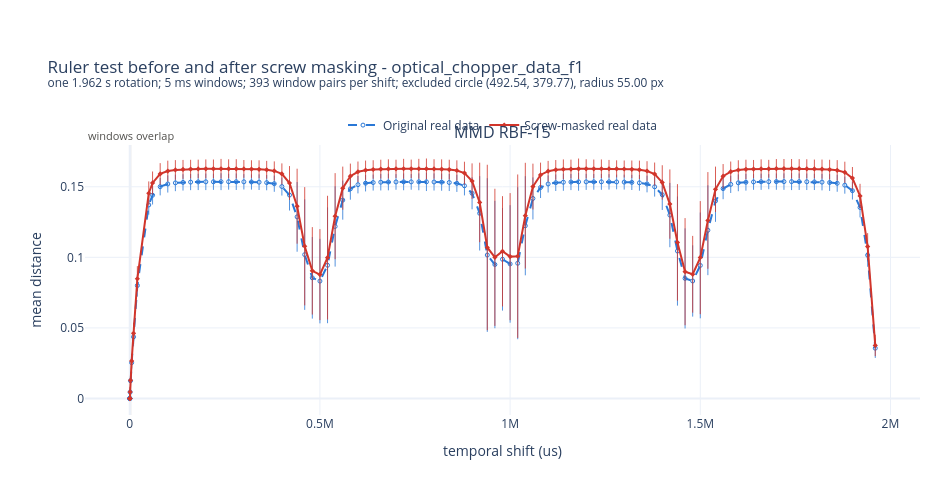

Write notebook code for a chart like this one.
### Markdown cell above
## 5. Compare the original and screw-masked ruler results

This overlays the original and screw-masked ruler curves on the same axes. One panel is shown for each metric available in both runs; the spread across the 5 ms window pairs remains visible as error bars. The shaded region marks shifts smaller than one comparison window, where the paired windows overlap.

The cell only combines runs with the same window, whole-period span, shift range, and metric. Incomplete or incompatible folders are ignored, and the stored circle must match the current mask parameters. Note that the older original run's `run_config.yaml` copied the stale raw `biased: true` setting, but `common.build_metrics` forced the estimator used for the calculation to `biased: false`.

### Code cell
import pandas as pd

RULER_METRIC_ORDER = [
    "mmd_rbf03", "mmd_rbf15", "mmd_rbf75", "swd", "chamfer"
]
RULER_METRIC_LABELS = {
    "mmd_rbf03": "MMD RBF-3",
    "mmd_rbf15": "MMD RBF-15",
    "mmd_rbf75": "MMD RBF-75",
    "swd": "SWD",
    "chamfer": "Chamfer",
}
RULER_ORIGINAL_COLOUR = "#2a78d6"
RULER_MASKED_COLOUR = "#d1352b"
RULER_OVERLAP_COLOUR = "#9aa0a6"


def newest_compatible_ruler_run(project_root, trial, required_metrics):
    root = project_root / "output/tests" / trial / "test2_ruler"
    if not root.exists():
        return None, None
    for folder in sorted((path for path in root.iterdir() if path.is_dir()), reverse=True):
        results_path = folder / "results.csv"
        config_path = folder / "run_config.yaml"
        if not results_path.exists() or not config_path.exists():
            continue
        run_config = yaml.safe_load(config_path.read_text(encoding="utf-8"))
        parameters = run_config.get("parameters", {})
        run_metrics = set(run_config.get("metrics", []))
        if int(parameters.get("window_us", -1)) != RULER_WINDOW_US:
            continue
        if not parameters.get("span_is_whole_period", False):
            continue
        if not np.isclose(
            float(parameters.get("max_shift_periods", np.nan)),
            RULER_MAX_SHIFT_PERIODS,
        ):
            continue
        if not set(required_metrics).issubset(run_metrics):
            continue
        return folder, run_config
    return None, None


def plot_ruler_mask_comparison(
    original_results, masked_results, masked_run_config, mask_manifest,
    original_run_folder, masked_run_folder,
):
    original_metrics = set(original_results["metric"])
    masked_metrics = set(masked_results["metric"])
    metrics = [metric for metric in RULER_METRIC_ORDER
               if metric in original_metrics & masked_metrics]
    if not metrics:
        raise ValueError("The two ruler runs have no metrics in common.")
    window_us = int(masked_results["window_length_us"].iloc[0])
    rotation_us = int(masked_run_config["trial"]["rotation_period_us"])
    mask = mask_manifest["mask"]
    circle = [mask["centre_x_px"], mask["centre_y_px"], mask["radius_px"]]
    n_pairs = int(masked_results["n_windows"].iloc[0])

    figure = make_subplots(
        rows=len(metrics), cols=1, shared_xaxes=True,
        vertical_spacing=0.035,
        subplot_titles=[RULER_METRIC_LABELS[metric] for metric in metrics],
    )
    for row, metric in enumerate(metrics, start=1):
        original_block = original_results[
            original_results["metric"] == metric
        ].sort_values("shift_us")
        masked_block = masked_results[
            masked_results["metric"] == metric
        ].sort_values("shift_us")
        if not np.array_equal(
            original_block["shift_us"].to_numpy(),
            masked_block["shift_us"].to_numpy(),
        ):
            raise ValueError(f"Shift positions do not match for {metric}.")

        for block, name, colour, dash, marker_symbol in [
            (original_block, "Original real data", RULER_ORIGINAL_COLOUR, "dash", "circle-open"),
            (masked_block, "Screw-masked real data", RULER_MASKED_COLOUR, "solid", "diamond"),
        ]:
            figure.add_trace(go.Scatter(
                x=block["shift_us"], y=block["mean_distance"],
                name=name, mode="lines+markers", showlegend=(row == 1),
                line=dict(color=colour, width=2, dash=dash),
                marker=dict(size=4, symbol=marker_symbol),
                error_y=dict(
                    type="data", array=block["mean_sd_within_span"],
                    visible=True, thickness=0.8, width=0, color=colour,
                ),
                customdata=block[["mean_sd_within_span", "n_windows"]],
                hovertemplate=(
                    f"{name}<br>shift %{{x:,.0f}} us"
                    "<br>mean distance %{y:.5g}"
                    "<br>window-pair SD %{customdata[0]:.5g}"
                    "<br>window pairs %{customdata[1]:,.0f}<extra></extra>"
                ),
            ), row=row, col=1)
        figure.add_vrect(
            x0=0, x1=window_us, row=row, col=1,
            fillcolor=RULER_OVERLAP_COLOUR, opacity=0.16,
            line_width=0, layer="below",
        )
        if row == 1:
            figure.add_annotation(
                x=window_us / 2, y=1.0, yref="y domain",
                text="windows overlap", showarrow=False, yanchor="bottom",
                font=dict(size=11, color="#52514e"), row=row, col=1,
            )
        figure.update_yaxes(title_text="mean distance", row=row, col=1)

    figure.update_xaxes(title_text="temporal shift (us)", row=len(metrics), col=1)
    figure.update_layout(
        title=(
            f"Ruler test before and after screw masking - {TRIAL}"
            f"<br><sup>one {rotation_us / 1e6:.3f} s rotation; "
            f"{window_us / 1e3:g} ms windows; {n_pairs} window pairs per shift; "
            f"excluded circle ({circle[0]:.2f}, {circle[1]:.2f}), "
            f"radius {circle[2]:.2f} px</sup>"
        ),
        template="plotly_white", height=max(480, 190 * len(metrics)), width=950,
        margin=dict(l=85, r=30, t=145, b=65),
        legend=dict(
            orientation="h", x=0.5, xanchor="center",
            y=1.02, yanchor="bottom",
        ),
    )
    print(f"Original:     {original_run_folder}")
    print(f"Screw-masked: {masked_run_folder}")
    return figure


masked_ruler_folder, masked_ruler_config = newest_compatible_ruler_run(
    PROJECT_ROOT, DERIVED_TRIAL_NAME, RULER_METRICS
)
if masked_ruler_folder is None:
    print("No completed screw-mask ruler run was found. Build the derived trial and run Section 4 first.")
else:
    if not DERIVED_MASK_MANIFEST_PATH.exists():
        raise FileNotFoundError(f"Missing mask manifest: {DERIVED_MASK_MANIFEST_PATH}")
    masked_ruler_manifest = yaml.safe_load(
        DERIVED_MASK_MANIFEST_PATH.read_text(encoding="utf-8")
    )
    manifest_mask = masked_ruler_manifest["mask"]
    configured_circle = np.asarray([
        manifest_mask["centre_x_px"],
        manifest_mask["centre_y_px"],
        manifest_mask["radius_px"],
    ], dtype=float)
    current_circle = np.asarray([mask_centre[0], mask_centre[1], MASK_RADIUS_PX])
    if not np.allclose(configured_circle, current_circle, atol=0.01):
        raise ValueError(
            "The newest completed run used a different screw mask. "
            f"Run: {configured_circle.tolist()}, current: {current_circle.tolist()}. "
            "Rerun Section 4 before plotting."
        )
    original_ruler_folder, original_ruler_config = newest_compatible_ruler_run(
        PROJECT_ROOT, TRIAL, RULER_METRICS
    )
    if original_ruler_folder is None:
        raise RuntimeError("No compatible original ruler run was found.")

    original_ruler_results = pd.read_csv(original_ruler_folder / "results.csv")
    masked_ruler_results = pd.read_csv(masked_ruler_folder / "results.csv")
    ruler_mask_comparison_figure = plot_ruler_mask_comparison(
        original_ruler_results, masked_ruler_results, masked_ruler_config,
        masked_ruler_manifest, original_ruler_folder, masked_ruler_folder,
    )
    ruler_mask_comparison_figure.show()

### Figure 1 — Plotly figure (JSON) as saved in the notebook; plotly's stock layout.template omitted (floating-point values rounded to 4 significant figures; data arrays with more than 128 entries replaced by an {"elided": "..."} marker saying what was removed)
{"data": [{"customdata": {"elided": "106x2 float values"}, "error_y": {"array": [0.0, 0.0, 0.0, 0.0, 0.003385, 0.002903, 0.004548, 0.006758, 0.0079, 0.006885, 0.006544, 0.006174, 0.006083, 0.00586, 0.005783, 0.005714, 0.00577, 0.005852, 0.005708, 0.005983, 0.005635, 0.005851, 0.005445, 0.005421, 0.005552, 0.005409, 0.005748, 0.006403, 0.01095, 0.02469, 0.03916, 0.0289, 0.02994, 0.04102, 0.02844, 0.01384, 0.00767, 0.006159, 0.005832, 0.005679, 0.005849, 0.00589, 0.005544, 0.005934, 0.005545, 0.005977, 0.006514, 0.006073, 0.006081, 0.006044, 0.006081, 0.006835, 0.01134, 0.02635, 0.05444, 0.04511, 0.03635, 0.04162, 0.05382, 0.03511, 0.01489, 0.00745, 0.00605, 0.00586, 0.006065, 0.005715, 0.006278, 0.005703, 0.005563, 0.005634, 0.005457, 0.005221, 0.005291, 0.005402, 0.005558, 0.005934, 0.006918, 0.01082, 0.02277, 0.03866, 0.03546, 0.02525, 0.03749, 0.03184, 0.01479, 0.007507, 0.006092, 0.00595, 0.005953, 0.005556, 0.005754, 0.005325, 0.00579, 0.005832, 0.005975, 0.005852, 0.005854, 0.005747, 0.005835, 0.005944, 0.006004, 0.006051, 0.006266, 0.00702, 0.008218, 0.006892], "color": "#2a78d6", "thickness": 0.8, "type": "data", "visible": true, "width": 0}, "hovertemplate": "Original real data<br>shift %{x:,.0f} us<br>mean distance %{y:.5g}<br>window-pair SD %{customdata[0]:.5g}<br>window pairs %{customdata[1]:,.0f}<extra></extra>", "line": {"color": "#2a78d6", "dash": "dash", "width": 2}, "marker": {"size": 4, "symbol": "circle-open"}, "mode": "lines+markers", "name": "Original real data", "showlegend": true, "type": "scatter", "x": [0, 100, 200, 500, 1000, 2000, 5000, 10000, 20000, 50000, 60000, 80000, 100000, 120000, 140000, 160000, 180000, 200000, 220000, 240000, 260000, 280000, 300000, 320000, 340000, 360000, 380000, 400000, 420000, 440000, 460000, 480000, 500000, 520000, 540000, 560000, 580000, 600000, 620000, 640000, 660000, 680000, 700000, 720000, 740000, 760000, 780000, 800000, 820000, 840000, 860000, 880000, 900000, 920000, 940000, 960000, 980000, 1000000, 1020000, 1040000, 1060000, 1080000, 1100000, 1120000, 1140000, 1160000, 1180000, 1200000, 1220000, 1240000, 1260000, 1280000, 1300000, 1320000, 1340000, 1360000, 1380000, 1400000, 1420000, 1440000, 1460000, 1480000, 1500000, 1520000, 1540000, 1560000, 1580000, 1600000, 1620000, 1640000, 1660000, 1680000, 1700000, 1720000, 1740000, 1760000, 1780000, 1800000, 1820000, 1840000, 1860000, 1880000, 1900000, 1920000, 1940000, 1960000], "xaxis": "x", "y": [0.0, 0.0, 0.0, 0.0, 0.004493, 0.01254, 0.02541, 0.04367, 0.08005, 0.1371, 0.144, 0.1501, 0.152, 0.1527, 0.1531, 0.1533, 0.1534, 0.1535, 0.1535, 0.1536, 0.1536, 0.1536, 0.1535, 0.1534, 0.1532, 0.1529, 0.1522, 0.1502, 0.1441, 0.1287, 0.1019, 0.08549, 0.08317, 0.09437, 0.1219, 0.1405, 0.1485, 0.1515, 0.1525, 0.153, 0.1532, 0.1534, 0.1534, 0.1535, 0.1534, 0.1535, 0.1535, 0.1534, 0.1533, 0.153, 0.1524, 0.1507, 0.1454, 0.1312, 0.1016, 0.0949, 0.09862, 0.09533, 0.09582, 0.1224, 0.1417, 0.1495, 0.152, 0.1529, 0.1532, 0.1533, 0.1535, 0.1535, 0.1535, 0.1535, 0.1535, 0.1534, 0.1533, 0.1531, 0.1528, 0.152, 0.15, 0.1444, 0.1299, 0.1045, 0.08508, 0.08326, 0.09429, 0.1192, 0.1399, 0.1487, 0.1517, 0.1528, 0.1532, 0.1534, 0.1535, 0.1536, 0.1536, 0.1536, 0.1536, 0.1536, 0.1535, 0.1534, 0.1533, 0.153, 0.1525, 0.1511, 0.1472, 0.1353, 0.1015, 0.03563], "yaxis": "y"}, {"customdata": {"elided": "106x2 float values"}, "error_y": {"array": [0.0, 0.0, 0.0, 0.0, 0.003629, 0.003139, 0.004967, 0.007518, 0.008963, 0.008401, 0.008114, 0.007627, 0.007348, 0.006939, 0.006706, 0.006594, 0.006583, 0.006678, 0.006601, 0.006969, 0.006707, 0.006812, 0.006305, 0.006231, 0.006355, 0.006302, 0.006734, 0.007461, 0.01202, 0.02656, 0.04189, 0.03096, 0.03223, 0.04383, 0.03049, 0.01527, 0.008937, 0.007261, 0.006801, 0.006552, 0.006667, 0.006805, 0.006459, 0.007025, 0.006533, 0.007025, 0.00731, 0.006901, 0.006931, 0.006982, 0.0072, 0.008049, 0.01255, 0.02817, 0.05861, 0.04857, 0.03906, 0.04502, 0.05789, 0.03744, 0.01624, 0.008727, 0.007273, 0.006935, 0.006982, 0.006674, 0.007295, 0.006775, 0.006555, 0.006563, 0.006258, 0.006043, 0.006041, 0.006217, 0.006498, 0.006958, 0.008139, 0.01217, 0.02455, 0.04128, 0.03796, 0.02719, 0.04005, 0.03424, 0.01605, 0.00857, 0.007147, 0.006904, 0.006844, 0.006446, 0.00673, 0.006332, 0.006828, 0.00685, 0.006835, 0.006781, 0.006746, 0.006622, 0.006764, 0.006918, 0.007201, 0.0075, 0.007879, 0.008573, 0.009512, 0.007579], "color": "#d1352b", "thickness": 0.8, "type": "data", "visible": true, "width": 0}, "hovertemplate": "Screw-masked real data<br>shift %{x:,.0f} us<br>mean distance %{y:.5g}<br>window-pair SD %{customdata[0]:.5g}<br>window pairs %{customdata[1]:,.0f}<extra></extra>", "line": {"color": "#d1352b", "dash": "solid", "width": 2}, "marker": {"size": 4, "symbol": "diamond"}, "mode": "lines+markers", "name": "Screw-masked real data", "showlegend": true, "type": "scatter", "x": [0, 100, 200, 500, 1000, 2000, 5000, 10000, 20000, 50000, 60000, 80000, 100000, 120000, 140000, 160000, 180000, 200000, 220000, 240000, 260000, 280000, 300000, 320000, 340000, 360000, 380000, 400000, 420000, 440000, 460000, 480000, 500000, 520000, 540000, 560000, 580000, 600000, 620000, 640000, 660000, 680000, 700000, 720000, 740000, 760000, 780000, 800000, 820000, 840000, 860000, 880000, 900000, 920000, 940000, 960000, 980000, 1000000, 1020000, 1040000, 1060000, 1080000, 1100000, 1120000, 1140000, 1160000, 1180000, 1200000, 1220000, 1240000, 1260000, 1280000, 1300000, 1320000, 1340000, 1360000, 1380000, 1400000, 1420000, 1440000, 1460000, 1480000, 1500000, 1520000, 1540000, 1560000, 1580000, 1600000, 1620000, 1640000, 1660000, 1680000, 1700000, 1720000, 1740000, 1760000, 1780000, 1800000, 1820000, 1840000, 1860000, 1880000, 1900000, 1920000, 1940000, 1960000], "xaxis": "x", "y": [0.0, 0.0, 0.0, 0.0, 0.004663, 0.0129, 0.02665, 0.04616, 0.08483, 0.1454, 0.1527, 0.1591, 0.1611, 0.1619, 0.1623, 0.1625, 0.1626, 0.1627, 0.1627, 0.1628, 0.1627, 0.1627, 0.1626, 0.1625, 0.1624, 0.162, 0.1612, 0.1591, 0.1527, 0.1362, 0.1079, 0.09044, 0.08779, 0.09979, 0.1292, 0.149, 0.1575, 0.1606, 0.1617, 0.1622, 0.1625, 0.1626, 0.1627, 0.1627, 0.1627, 0.1627, 0.1627, 0.1626, 0.1625, 0.1622, 0.1615, 0.1597, 0.154, 0.1389, 0.107, 0.1, 0.1043, 0.1005, 0.1008, 0.1295, 0.1501, 0.1584, 0.161, 0.162, 0.1624, 0.1626, 0.1627, 0.1627, 0.1627, 0.1628, 0.1627, 0.1627, 0.1626, 0.1624, 0.162, 0.1612, 0.159, 0.1531, 0.1377, 0.1106, 0.08983, 0.088, 0.0998, 0.1262, 0.1482, 0.1575, 0.1607, 0.1619, 0.1623, 0.1625, 0.1627, 0.1627, 0.1628, 0.1628, 0.1628, 0.1628, 0.1627, 0.1626, 0.1625, 0.1622, 0.1617, 0.1602, 0.1561, 0.1435, 0.1076, 0.0376], "yaxis": "y"}], "layout": {"annotations": [{"font": {"size": 16}, "showarrow": false, "text": "MMD RBF-15", "x": 0.5, "xanchor": "center", "xref": "paper", "y": 1, "yanchor": "bottom", "yref": "paper"}, {"font": {"color": "#52514e", "size": 11}, "showarrow": false, "text": "windows overlap", "x": 2500, "xref": "x", "y": 1, "yanchor": "bottom", "yref": "y domain"}], "height": 480, "legend": {"orientation": "h", "x": 0.5, "xanchor": "center", "y": 1.02, "yanchor": "bottom"}, "margin": {"b": 65, "l": 85, "r": 30, "t": 145}, "shapes": [{"fillcolor": "#9aa0a6", "layer": "below", "line": {"width": 0}, "opacity": 0.16, "type": "rect", "x0": 0, "x1": 5000, "xref": "x", "y0": 0, "y1": 1, "yref": "y domain"}], "title": {"text": "Ruler test before and after screw masking - optical_chopper_data_f1<br><sup>one 1.962 s rotation; 5 ms windows; 393 window pairs per shift; excluded circle (492.54, 379.77), radius 55.00 px</sup>"}, "width": 950, "xaxis": {"anchor": "y", "domain": [0, 1], "title": {"text": "temporal shift (us)"}}, "yaxis": {"anchor": "x", "domain": [0, 1], "title": {"text": "mean distance"}}}}
